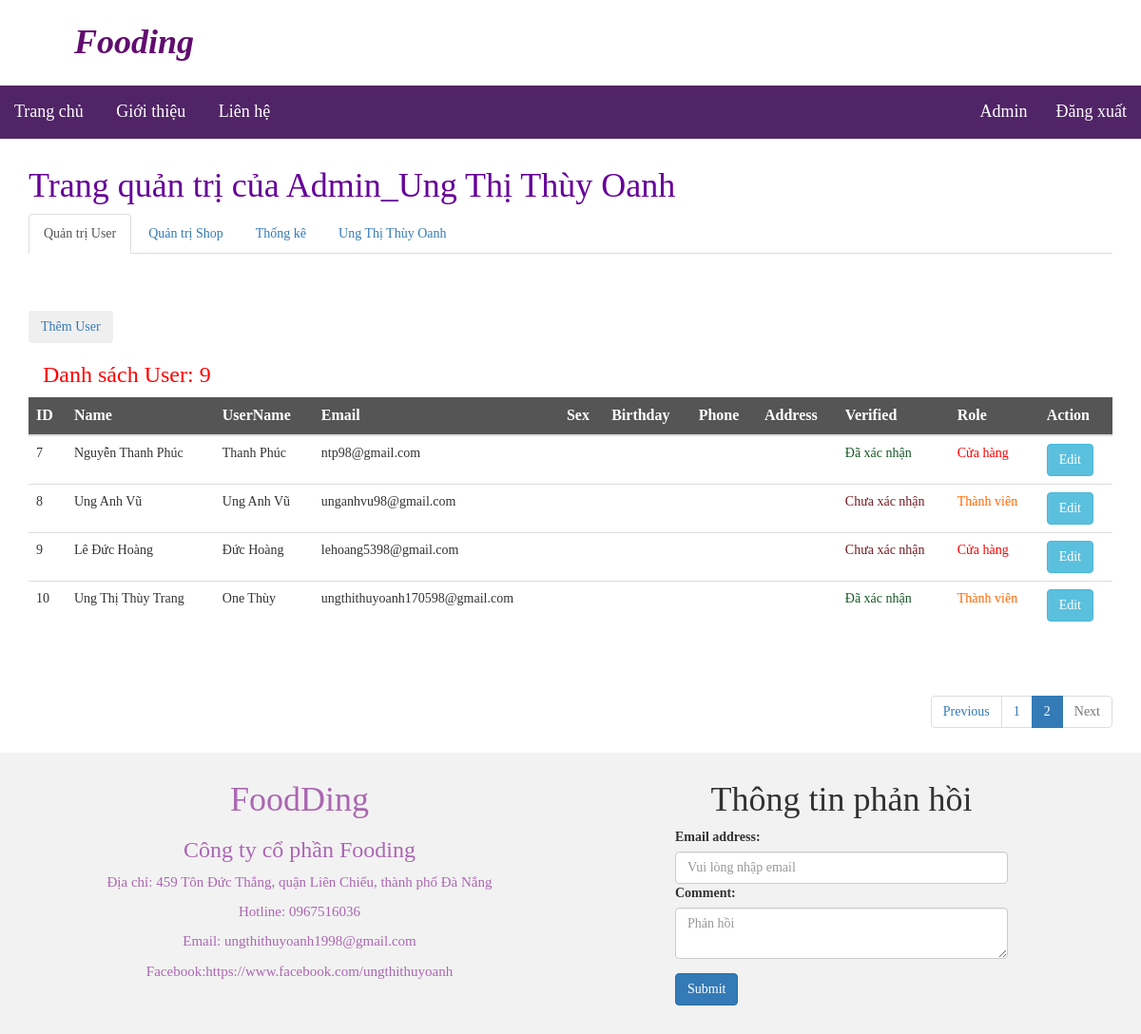
Page /controller/c_adminUsers.php?page=2 (signed in) on the committed database.
### tables this page shows
CREATE TABLE `users` (
  `id` int(225) NOT NULL,
  `username` varchar(50) NOT NULL,
  `password` varchar(50) NOT NULL,
  `name` varchar(100) NOT NULL,
  `email` varchar(100) NOT NULL,
  `sex` varchar(10) DEFAULT NULL,
  `birthday` date DEFAULT NULL,
  `phone` varchar(20) DEFAULT NULL,
  `address` varchar(200) DEFAULT NULL,
  `vkey` varchar(200) DEFAULT NULL,
  `verified` int(2) NOT NULL DEFAULT '0',
  `role` int(20) NOT NULL,
  `crtime` datetime NOT NULL DEFAULT CURRENT_TIMESTAMP,
  `token` varchar(200) DEFAULT NULL,
  `updateTime` datetime DEFAULT CURRENT_TIMESTAMP
);

### model/m_user.php (called while the page is built, shortened)
<?php
class User extends Database
{
	function queryUserLimit($_sql){
			$conn = parent::getConn();
			$stmt = null;
			try {
				$stmt = $conn->prepare($_sql);
				$stmt->execute();
			}catch(PDOException $e){
				echo "queryProducts failed: " . $e->getMessage();
			}
		    if($stmt->rowCount() == 0){
		    	$stmt=null;
		    	$conn=null;
		    	return 0;
		    }else{
	    		$data = $stmt->fetchAll(PDO::FETCH_ASSOC);
		    	return$data;
		    }
		}
	function queryTotalUsers($_sql){
			$conn = parent::getConn();
			$stmt = null;
			try {
				$stmt = $conn->prepare($_sql);
				$stmt->execute();
			}catch(PDOException $e){
				echo "queryTotalUsers failed: " . $e->getMessage();
			}
		    if($stmt->rowCount() == 0){
		    	$stmt=null;
		    	$conn=null;
		    	return 0;
		    }else{
		    	$data = $stmt->fetch(PDO::FETCH_ASSOC);
		    	return $data;
		    }
	}
}
?>

### view/adminUser.php (the view, shortened to what this page needs)
<div class="container">
	<div>
		<a href="../controller/c_register.php?at=add">
			<button type="button" class="btn btn-outline-success">Thêm User</button>
		</a>
	</div>
	<div class="col-md-4">
		<h3 style="color: #FF0000;">
			Danh sách User: <?=$total_record?>
		</h3>
	</div>
	<table class="table table-hover" >
		<thead class="thead-dark" style="background-color: #555555;">
			<tr style="color: #fff; font-size: 16px; font-weight: bold;">
				<th scope="col">ID</th>
				<th scope="col">Name</th>
				<th scope="col">UserName</th>
				<th scope="col">Email</th>
				<th scope="col">Sex</th>
				<th scope="col">Birthday</th>
				<th scope="col">Phone</th>
				<th scope="col">Address</th>
				<th scope="col">Verified</th>
				<th scope="col">Role</th>
				<th scope="col">Action</th>
			</tr>
		</thead>
		<tbody>
			<?php
			if (isset($data) && $data!=false):
				foreach ($data as $row) {
					?>
					<tr>
						<td>
							<?=$row["id"]?>
						</td>
						<td>
							<?=$row["name"]?>
						</td>
						<td>
							<?=$row["username"]?>
						</td>
						<td>
							<?=$row['email']?>
						</td>
						<td>
						</td>
						<td>
						</td>
						<td>
						</td>
						<td>
						</td>
						<td>
							<?php
							if($row['verified'] == 1){
								echo "<p style='color:#155724;'>Đã xác nhận</p>";
							}
							if($row['verified'] == 0){
								echo "<p style='color:#721c24;'>Chưa xác nhận</p>";
							}
							?>
						</td>
						<td>
							<?php
							if($row['role'] == 0){
								echo "<p style='color:#FF6600;'>Thành viên</p>";
							}
							if($row['role'] == 3){
								echo "<p style='color:#FF0000;'>Cửa hàng</p>";
							}
							?>
						</td>
						<td>
							<a href="?edit=<?=$row['id']?>"><input type="button" class="btn btn-info" value="Edit"></a>
						</td>
					</tr>
				<?php } endif; ?>
		</tbody>
	</table>
</div>

### css/datt.css (style rules this page uses)
* { box-sizing: border-box; }
body { font-family:serif!important; margin: 0px; padding: 0px; }
@media (min-width: 960px) { .container { width: 960px; height: 100%; margin: 0 auto; padding: 0; position: relative; padding: 10px 0px 30px; } }

### rows in the picture
users: id "7", name "Nguyễn Thanh Phúc", username "Thanh Phúc", email "ntp98@gmail.com", verified "Đã xác nhận", role "Cửa hàng"
users: id "8", name "Ung Anh Vũ", username "Ung Anh Vũ", email "unganhvu98@gmail.com", verified "Chưa xác nhận", role "Thành viên"
users: id "9", name "Lê Đức Hoàng", username "Đức Hoàng", email "lehoang5398@gmail.com", verified "Chưa xác nhận", role "Cửa hàng"
users: id "10", name "Ung Thị Thùy Trang", username "One Thùy", email "ungthithuyoanh170598@gmail.com", verified "Đã xác nhận", role "Thành viên"

### other values in the picture
$_SESSION['name'] "Ung Thị Thùy Oanh"
$total_record "9"
